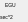
    <widget class="PyDMFrame" name="composite_6">
      <property name="geometry">
        <rect>
          <x>420</x>
          <y>398</y>
          <width>28</width>
          <height>22</height>
        </rect>
      </property>
      <widget class="QLabel" name="text_42">
        <property name="geometry">
          <rect>
            <x>5</x>
            <y>0</y>
            <width>20</width>
            <height>10</height>
          </rect>
        </property>
        <property name="text">
          <string>EGU</string>
        </property>
        <property name="font" stdset="0">
          <font>
            <pointsize>4</pointsize>
          </font>
        </property>
        <property name="brush" stdset="0">
          <brush brushstyle="SolidPattern">
            <color alpha="255">
              <red>0</red>
              <green>0</green>
              <blue>0</blue>
            </color>
          </brush>
        </property>
        <property name="toolTip">
          <string>text_42</string>
        </property>
        <property name="alignment">
          <set>Qt::AlignLeading|Qt::AlignLeft|Qt::AlignVCenter</set>
        </property>
        <property name="styleSheet">
          <string notr="true">QLabel#text_42 {
  color: rgb(0, 0, 0);
  }</string>
        </property>
      </widget>
      <widget class="QLabel" name="text_43">
        <property name="geometry">
          <rect>
            <x>0</x>
            <y>12</y>
            <width>28</width>
            <height>10</height>
          </rect>
        </property>
        <property name="text">
          <string>sec^2</string>
        </property>
        <property name="font" stdset="0">
          <font>
            <pointsize>4</pointsize>
          </font>
        </property>
        <property name="brush" stdset="0">
          <brush brushstyle="SolidPattern">
            <color alpha="255">
              <red>0</red>
              <green>0</green>
              <blue>0</blue>
            </color>
          </brush>
        </property>
        <property name="toolTip">
          <string>text_43</string>
        </property>
        <property name="alignment">
          <set>Qt::AlignLeading|Qt::AlignLeft|Qt::AlignVCenter</set>
        </property>
        <property name="styleSheet">
          <string notr="true">QLabel#text_43 {
  color: rgb(0, 0, 0);
  }</string>
        </property>
      </widget>
      <widget class="PyDMDrawingPolyline" name="polyline_8">
        <property name="geometry">
          <rect>
            <x>3</x>
            <y>10</y>
            <width>22</width>
            <height>0</height>
          </rect>
        </property>
        <property name="toolTip">
          <string>polyline_8</string>
        </property>
        <property name="brush" stdset="0">
          <brush brushstyle="SolidPattern">
            <color alpha="255">
              <red>0</red>
              <green>0</green>
              <blue>0</blue>
            </color>
          </brush>
        </property>
        <property name="penStyle" stdset="0">
          <enum>Qt::SolidLine</enum>
        </property>
        <property name="penColor" stdset="0">
          <color>
            <red>0</red>
            <green>0</green>
            <blue>0</blue>
          </color>
        </property>
        <property name="penWidth" stdset="0">
          <double>0</double>
        </property>
        <property name="penCapStyle" stdset="0">
          <enum>Qt::FlatCap</enum>
        </property>
        <property name="points" stdset="0">
          <stringlist>
            <string>419, 397</string>
            <string>441, 397</string>
          </stringlist>
        </property>
      </widget>
    </widget>
